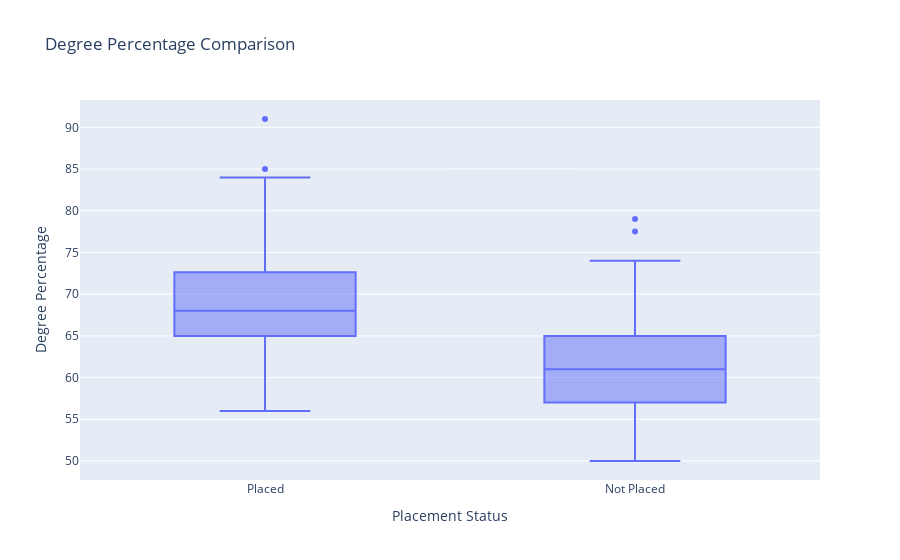

The code cell stored with this chart in its notebook:
### Code cell
# boxplot factored by status
px.box(x = data['status'], 
       y = data['degree_percentage'],
       labels = {
            'x': 'Placement Status',
            'y': 'Degree Percentage'
       },
       title = 'Degree Percentage Comparison').show()

# fit logistic regression model on single predictor
logFit = LogisticRegression().fit(np.array(data['degree_percentage']).reshape(-1, 1), 
                                  data['status'])

# perform likelihood ratio test for independence
lrtPval = likelihood_ratio_test(np.array(data['degree_percentage']).reshape(-1, 1), 
                                (data['status'] == 'Placed').astype(int), 
                                logFit)
print(f"LRT p-value: {lrtPval}")

### Figure 1 — Plotly figure (JSON) as saved in the notebook; plotly's stock layout.template omitted (floating-point values rounded to 4 significant figures; data arrays with more than 128 entries replaced by an {"elided": "..."} marker saying what was removed)
{"data": [{"alignmentgroup": "True", "hovertemplate": "Placement Status=%{x}<br>Degree Percentage=%{y}<extra></extra>", "legendgroup": "", "marker": {"color": "#636efa"}, "name": "", "notched": false, "offsetgroup": "", "orientation": "v", "showlegend": false, "type": "box", "x": {"elided": "215 str values"}, "x0": " ", "xaxis": "x", "y": {"elided": "215 float values"}, "y0": " ", "yaxis": "y"}], "layout": {"boxmode": "group", "legend": {"tracegroupgap": 0}, "title": {"text": "Degree Percentage Comparison"}, "xaxis": {"anchor": "y", "domain": [0, 1], "title": {"text": "Placement Status"}}, "yaxis": {"anchor": "x", "domain": [0, 1], "title": {"text": "Degree Percentage"}}}}
